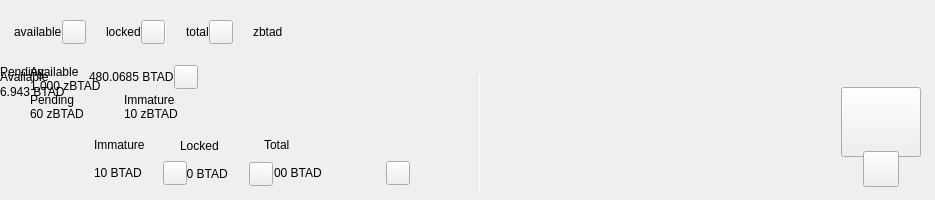
<?xml version="1.0" encoding="UTF-8"?>
<ui version="4.0">
 <class>TopBar</class>
 <widget class="QWidget" name="TopBar">
  <property name="geometry">
   <rect>
    <x>0</x>
    <y>0</y>
    <width>935</width>
    <height>200</height>
   </rect>
  </property>
  <property name="minimumSize">
   <size>
    <width>0</width>
    <height>200</height>
   </size>
  </property>
  <property name="maximumSize">
   <size>
    <width>16777215</width>
    <height>200</height>
   </size>
  </property>
  <property name="windowTitle">
   <string>Form</string>
  </property>
  <layout class="QVBoxLayout" name="verticalLayout_10" stretch="0">
   <property name="spacing">
    <number>0</number>
   </property>
   <property name="leftMargin">
    <number>0</number>
   </property>
   <property name="topMargin">
    <number>0</number>
   </property>
   <property name="rightMargin">
    <number>0</number>
   </property>
   <property name="bottomMargin">
    <number>0</number>
   </property>
   <item>
    <widget class="PFBorderImage" name="containerTop">
     <layout class="QVBoxLayout" name="verticalLayout_11">
      <property name="spacing">
       <number>0</number>
      </property>
      <property name="leftMargin">
       <number>0</number>
      </property>
      <property name="topMargin">
       <number>0</number>
      </property>
      <property name="rightMargin">
       <number>0</number>
      </property>
      <property name="bottomMargin">
       <number>0</number>
      </property>
      <item>
       <widget class="QWidget" name="top_container_2" native="true">
        <property name="minimumSize">
         <size>
          <width>0</width>
          <height>65</height>
         </size>
        </property>
        <layout class="QHBoxLayout" name="top_container">
         <property name="spacing">
          <number>0</number>
         </property>
         <property name="leftMargin">
          <number>14</number>
         </property>
         <property name="topMargin">
          <number>0</number>
         </property>
         <property name="rightMargin">
          <number>14</number>
         </property>
         <property name="bottomMargin">
          <number>0</number>
         </property>
         <item alignment="Qt::AlignVCenter">
          <widget class="QWidget" name="widgetTopAmount" native="true">
           <property name="sizePolicy">
            <sizepolicy hsizetype="Preferred" vsizetype="Maximum">
             <horstretch>0</horstretch>
             <verstretch>0</verstretch>
            </sizepolicy>
           </property>
           <layout class="QHBoxLayout" name="horizontalLayout_5">
            <property name="spacing">
             <number>0</number>
            </property>
            <property name="leftMargin">
             <number>0</number>
            </property>
            <property name="topMargin">
             <number>0</number>
            </property>
            <property name="rightMargin">
             <number>0</number>
            </property>
            <property name="bottomMargin">
             <number>0</number>
            </property>
            <item alignment="Qt::AlignTop">
             <widget class="QLabel" name="labelAmountTopPiv">
              <property name="minimumSize">
               <size>
                <width>0</width>
                <height>36</height>
               </size>
              </property>
              <property name="styleSheet">
               <string notr="true">padding:0px;margin:0px;</string>
              </property>
              <property name="text">
               <string>available</string>
              </property>
             </widget>
            </item>
            <item>
             <widget class="QPushButton" name="btnIconAvailable">
              <property name="minimumSize">
               <size>
                <width>24</width>
                <height>24</height>
               </size>
              </property>
              <property name="maximumSize">
               <size>
                <width>24</width>
                <height>24</height>
               </size>
              </property>
              <property name="focusPolicy">
               <enum>Qt::NoFocus</enum>
              </property>
              <property name="text">
               <string/>
              </property>
             </widget>
            </item>
            <item>
             <spacer name="horizontalSpacer_11">
              <property name="orientation">
               <enum>Qt::Horizontal</enum>
              </property>
              <property name="sizeType">
               <enum>QSizePolicy::Fixed</enum>
              </property>
              <property name="sizeHint" stdset="0">
               <size>
                <width>20</width>
                <height>20</height>
               </size>
              </property>
             </spacer>
            </item>
            <item>
             <widget class="QLabel" name="labelLockedCoins">
              <property name="text">
               <string>locked</string>
              </property>
             </widget>
            </item>
            <item>
             <widget class="QPushButton" name="btnIconLocked">
              <property name="minimumSize">
               <size>
                <width>24</width>
                <height>24</height>
               </size>
              </property>
              <property name="maximumSize">
               <size>
                <width>24</width>
                <height>24</height>
               </size>
              </property>
              <property name="focusPolicy">
               <enum>Qt::NoFocus</enum>
              </property>
              <property name="text">
               <string/>
              </property>
             </widget>
            </item>
            <item alignment="Qt::AlignVCenter">
             <widget class="QLabel" name="label_16">
              <property name="minimumSize">
               <size>
                <width>1</width>
                <height>30</height>
               </size>
              </property>
              <property name="maximumSize">
               <size>
                <width>1</width>
                <height>30</height>
               </size>
              </property>
              <property name="styleSheet">
               <string notr="true">background-color:white;
padding:0px;
border:none;</string>
              </property>
              <property name="text">
               <string/>
              </property>
             </widget>
            </item>
            <item>
             <spacer name="horizontalSpacer_12">
              <property name="orientation">
               <enum>Qt::Horizontal</enum>
              </property>
              <property name="sizeType">
               <enum>QSizePolicy::Fixed</enum>
              </property>
              <property name="sizeHint" stdset="0">
               <size>
                <width>20</width>
                <height>20</height>
               </size>
              </property>
             </spacer>
            </item>
            <item>
             <widget class="QLabel" name="labelTotalCoins">
              <property name="text">
               <string>total</string>
              </property>
             </widget>
            </item>
            <item>
             <widget class="QPushButton" name="btnIconTotal">
              <property name="minimumSize">
               <size>
                <width>24</width>
                <height>24</height>
               </size>
              </property>
              <property name="maximumSize">
               <size>
                <width>24</width>
                <height>24</height>
               </size>
              </property>
              <property name="focusPolicy">
               <enum>Qt::NoFocus</enum>
              </property>
              <property name="text">
               <string/>
              </property>
             </widget>
            </item>
            <item>
             <spacer name="horizontalSpacer_5">
              <property name="orientation">
               <enum>Qt::Horizontal</enum>
              </property>
              <property name="sizeHint" stdset="0">
               <size>
                <width>20</width>
                <height>20</height>
               </size>
              </property>
             </spacer>
            </item>
            <item alignment="Qt::AlignTop">
             <widget class="QLabel" name="labelAmountTopzPiv">
              <property name="minimumSize">
               <size>
                <width>0</width>
                <height>36</height>
               </size>
              </property>
              <property name="text">
               <string>zbtad</string>
              </property>
             </widget>
            </item>
           </layout>
          </widget>
         </item>
         <item>
          <spacer name="horizontalSpacer">
           <property name="orientation">
            <enum>Qt::Horizontal</enum>
           </property>
           <property name="sizeHint" stdset="0">
            <size>
             <width>40</width>
             <height>20</height>
            </size>
           </property>
          </spacer>
         </item>
         <item>
          <layout class="QHBoxLayout" name="horizontalLayout_4">
           <property name="spacing">
            <number>12</number>
           </property>
           <property name="rightMargin">
            <number>0</number>
           </property>
           <item alignment="Qt::AlignRight">
            <widget class="QWidget" name="layoutSync" native="true">
             <property name="minimumSize">
              <size>
               <width>0</width>
               <height>36</height>
              </size>
             </property>
             <property name="maximumSize">
              <size>
               <width>16777215</width>
               <height>36</height>
              </size>
             </property>
             <layout class="QVBoxLayout" name="verticalLayout_9">
              <property name="leftMargin">
               <number>0</number>
              </property>
              <property name="topMargin">
               <number>0</number>
              </property>
              <property name="rightMargin">
               <number>0</number>
              </property>
              <property name="bottomMargin">
               <number>0</number>
              </property>
              <item>
               <widget class="ExpandableButton" name="pushButtonSync" native="true">
                <property name="minimumSize">
                 <size>
                  <width>36</width>
                  <height>36</height>
                 </size>
                </property>
                <property name="maximumSize">
                 <size>
                  <width>16777215</width>
                  <height>36</height>
                 </size>
                </property>
               </widget>
              </item>
             </layout>
            </widget>
           </item>
           <item>
            <widget class="ExpandableButton" name="pushButtonMint" native="true">
             <property name="minimumSize">
              <size>
               <width>36</width>
               <height>36</height>
              </size>
             </property>
            </widget>
           </item>
           <item>
            <widget class="ExpandableButton" name="pushButtonStack" native="true">
             <property name="minimumSize">
              <size>
               <width>36</width>
               <height>36</height>
              </size>
             </property>
            </widget>
           </item>
           <item>
            <widget class="ExpandableButton" name="pushButtonColdStaking" native="true">
             <property name="minimumSize">
              <size>
               <width>36</width>
               <height>36</height>
              </size>
             </property>
            </widget>
           </item>
           <item>
            <widget class="ExpandableButton" name="pushButtonConnection" native="true">
             <property name="minimumSize">
              <size>
               <width>36</width>
               <height>36</height>
              </size>
             </property>
            </widget>
           </item>
           <item>
            <widget class="ExpandableButton" name="pushButtonLock" native="true">
             <property name="sizePolicy">
              <sizepolicy hsizetype="Expanding" vsizetype="Expanding">
               <horstretch>0</horstretch>
               <verstretch>0</verstretch>
              </sizepolicy>
             </property>
             <property name="minimumSize">
              <size>
               <width>36</width>
               <height>0</height>
              </size>
             </property>
            </widget>
           </item>
           <item>
            <widget class="ExpandableButton" name="pushButtonTheme" native="true">
             <property name="minimumSize">
              <size>
               <width>36</width>
               <height>36</height>
              </size>
             </property>
             <property name="maximumSize">
              <size>
               <width>16777215</width>
               <height>36</height>
              </size>
             </property>
            </widget>
           </item>
           <item>
            <widget class="ExpandableButton" name="pushButtonFAQ" native="true">
             <property name="minimumSize">
              <size>
               <width>36</width>
               <height>36</height>
              </size>
             </property>
            </widget>
           </item>
          </layout>
         </item>
        </layout>
       </widget>
      </item>
      <item>
       <widget class="QWidget" name="bottom_container" native="true">
        <property name="minimumSize">
         <size>
          <width>0</width>
          <height>135</height>
         </size>
        </property>
        <widget class="QLabel" name="label_9">
         <property name="geometry">
          <rect>
           <x>479</x>
           <y>9</y>
           <width>1</width>
           <height>117</height>
          </rect>
         </property>
         <property name="minimumSize">
          <size>
           <width>1</width>
           <height>100</height>
          </size>
         </property>
         <property name="maximumSize">
          <size>
           <width>1</width>
           <height>16777215</height>
          </size>
         </property>
         <property name="styleSheet">
          <string notr="true">background-color:white;
padding:0px;
border:none;</string>
         </property>
         <property name="text">
          <string/>
         </property>
        </widget>
        <widget class="QWidget" name="qrContainer" native="true">
         <property name="geometry">
          <rect>
           <x>836</x>
           <y>12</y>
           <width>90</width>
           <height>110</height>
          </rect>
         </property>
         <property name="sizePolicy">
          <sizepolicy hsizetype="Preferred" vsizetype="Minimum">
           <horstretch>0</horstretch>
           <verstretch>0</verstretch>
          </sizepolicy>
         </property>
         <property name="minimumSize">
          <size>
           <width>90</width>
           <height>110</height>
          </size>
         </property>
         <property name="maximumSize">
          <size>
           <width>90</width>
           <height>110</height>
          </size>
         </property>
         <layout class="QVBoxLayout" name="containerQR">
          <property name="spacing">
           <number>0</number>
          </property>
          <property name="leftMargin">
           <number>5</number>
          </property>
          <property name="topMargin">
           <number>10</number>
          </property>
          <property name="rightMargin">
           <number>5</number>
          </property>
          <property name="bottomMargin">
           <number>0</number>
          </property>
          <item>
           <widget class="QPushButton" name="btnQr">
            <property name="minimumSize">
             <size>
              <width>70</width>
              <height>70</height>
             </size>
            </property>
            <property name="maximumSize">
             <size>
              <width>16777215</width>
              <height>70</height>
             </size>
            </property>
            <property name="focusPolicy">
             <enum>Qt::NoFocus</enum>
            </property>
            <property name="text">
             <string/>
            </property>
            <property name="iconSize">
             <size>
              <width>70</width>
              <height>70</height>
             </size>
            </property>
           </widget>
          </item>
          <item>
           <spacer name="verticalSpacer">
            <property name="orientation">
             <enum>Qt::Vertical</enum>
            </property>
            <property name="sizeType">
             <enum>QSizePolicy::Fixed</enum>
            </property>
            <property name="sizeHint" stdset="0">
             <size>
              <width>20</width>
              <height>20</height>
             </size>
            </property>
           </spacer>
          </item>
          <item alignment="Qt::AlignHCenter|Qt::AlignBottom">
           <widget class="QPushButton" name="pushButtonQR">
            <property name="minimumSize">
             <size>
              <width>36</width>
              <height>36</height>
             </size>
            </property>
            <property name="maximumSize">
             <size>
              <width>36</width>
              <height>36</height>
             </size>
            </property>
            <property name="focusPolicy">
             <enum>Qt::NoFocus</enum>
            </property>
            <property name="text">
             <string/>
            </property>
           </widget>
          </item>
         </layout>
        </widget>
        <widget class="QWidget" name="">
         <layout class="QVBoxLayout" name="verticalLayout_8">
          <property name="spacing">
           <number>0</number>
          </property>
          <property name="leftMargin">
           <number>30</number>
          </property>
          <item>
           <layout class="QVBoxLayout" name="verticalLayout">
            <item>
             <widget class="QLabel" name="labelTitle2">
              <property name="text">
               <string>Available</string>
              </property>
             </widget>
            </item>
            <item>
             <widget class="QLabel" name="labelAmountzPiv">
              <property name="text">
               <string>1,000 zBTAD</string>
              </property>
             </widget>
            </item>
           </layout>
          </item>
          <item>
           <layout class="QHBoxLayout" name="horizontalLayout">
            <property name="spacing">
             <number>0</number>
            </property>
            <item>
             <layout class="QVBoxLayout" name="verticalLayout_5">
              <item>
               <widget class="QLabel" name="labelTitle5">
                <property name="text">
                 <string>Pending</string>
                </property>
               </widget>
              </item>
              <item>
               <widget class="QLabel" name="labelPendingzPiv">
                <property name="text">
                 <string>60 zBTAD</string>
                </property>
               </widget>
              </item>
             </layout>
            </item>
            <item>
             <spacer name="horizontalSpacer_4">
              <property name="orientation">
               <enum>Qt::Horizontal</enum>
              </property>
              <property name="sizeType">
               <enum>QSizePolicy::Fixed</enum>
              </property>
              <property name="sizeHint" stdset="0">
               <size>
                <width>40</width>
                <height>20</height>
               </size>
              </property>
             </spacer>
            </item>
            <item>
             <layout class="QVBoxLayout" name="verticalLayout_6">
              <item>
               <widget class="QLabel" name="labelTitle6">
                <property name="text">
                 <string>Immature</string>
                </property>
               </widget>
              </item>
              <item>
               <widget class="QLabel" name="labelImmaturezPiv">
                <property name="text">
                 <string>10 zBTAD</string>
                </property>
               </widget>
              </item>
             </layout>
            </item>
           </layout>
          </item>
         </layout>
        </widget>
        <widget class="QWidget" name="">
         <layout class="QVBoxLayout" name="verticalLayout_2">
          <property name="spacing">
           <number>0</number>
          </property>
          <item>
           <layout class="QHBoxLayout" name="horizontalLayout_6">
            <item>
             <widget class="QLabel" name="labelTitle1">
              <property name="text">
               <string>Available</string>
              </property>
             </widget>
            </item>
            <item>
             <spacer name="horizontalSpacer_7">
              <property name="orientation">
               <enum>Qt::Horizontal</enum>
              </property>
              <property name="sizeHint" stdset="0">
               <size>
                <width>40</width>
                <height>20</height>
               </size>
              </property>
             </spacer>
            </item>
            <item>
             <widget class="QLabel" name="labelAmountPiv">
              <property name="text">
               <string>480.0685 BTAD</string>
              </property>
             </widget>
            </item>
            <item>
             <widget class="QPushButton" name="btnIconAvailable2">
              <property name="minimumSize">
               <size>
                <width>24</width>
                <height>24</height>
               </size>
              </property>
              <property name="maximumSize">
               <size>
                <width>24</width>
                <height>24</height>
               </size>
              </property>
              <property name="text">
               <string/>
              </property>
             </widget>
            </item>
            <item>
             <spacer name="horizontalSpacer_10">
              <property name="orientation">
               <enum>Qt::Horizontal</enum>
              </property>
              <property name="sizeHint" stdset="0">
               <size>
                <width>40</width>
                <height>20</height>
               </size>
              </property>
             </spacer>
            </item>
           </layout>
          </item>
          <item>
           <layout class="QHBoxLayout" name="horizontalLayout_3">
            <item>
             <spacer name="horizontalSpacer_6">
              <property name="orientation">
               <enum>Qt::Horizontal</enum>
              </property>
              <property name="sizeHint" stdset="0">
               <size>
                <width>40</width>
                <height>20</height>
               </size>
              </property>
             </spacer>
            </item>
            <item>
             <spacer name="horizontalSpacer_9">
              <property name="orientation">
               <enum>Qt::Horizontal</enum>
              </property>
              <property name="sizeHint" stdset="0">
               <size>
                <width>40</width>
                <height>20</height>
               </size>
              </property>
             </spacer>
            </item>
           </layout>
          </item>
         </layout>
        </widget>
        <widget class="QWidget" name="">
         <layout class="QVBoxLayout" name="verticalLayout_3">
          <item>
           <widget class="QLabel" name="labelTitle3">
            <property name="text">
             <string>Pending</string>
            </property>
           </widget>
          </item>
          <item>
           <widget class="QLabel" name="labelPendingPiv">
            <property name="text">
             <string>6.943 BTAD</string>
            </property>
           </widget>
          </item>
         </layout>
        </widget>
        <widget class="QWidget" name="">
         <property name="geometry">
          <rect>
           <x>264</x>
           <y>69</y>
           <width>146</width>
           <height>51</height>
          </rect>
         </property>
         <layout class="QVBoxLayout" name="verticalLayout_4">
          <item>
           <widget class="QLabel" name="labelCoinsTotal">
            <property name="text">
             <string>Total</string>
            </property>
           </widget>
          </item>
          <item>
           <layout class="QHBoxLayout" name="horizontalLayout_2">
            <item>
             <widget class="QLabel" name="labelAmountBTAD">
              <property name="text">
               <string>0.00 BTAD</string>
              </property>
             </widget>
            </item>
            <item>
             <widget class="QPushButton" name="btnIconTotal2">
              <property name="minimumSize">
               <size>
                <width>24</width>
                <height>24</height>
               </size>
              </property>
              <property name="maximumSize">
               <size>
                <width>24</width>
                <height>24</height>
               </size>
              </property>
              <property name="text">
               <string/>
              </property>
             </widget>
            </item>
           </layout>
          </item>
         </layout>
        </widget>
        <widget class="QWidget" name="">
         <property name="geometry">
          <rect>
           <x>180</x>
           <y>70</y>
           <width>93</width>
           <height>51</height>
          </rect>
         </property>
         <layout class="QVBoxLayout" name="verticalLayout_7">
          <item>
           <widget class="QLabel" name="labelTitle4_3">
            <property name="text">
             <string>Locked</string>
            </property>
           </widget>
          </item>
          <item>
           <layout class="QHBoxLayout" name="horizontalLayout_7">
            <item>
             <widget class="QLabel" name="labelImmaturePiv_4">
              <property name="text">
               <string>10 BTAD</string>
              </property>
             </widget>
            </item>
            <item>
             <widget class="QPushButton" name="btnIconTotal2_2">
              <property name="minimumSize">
               <size>
                <width>24</width>
                <height>24</height>
               </size>
              </property>
              <property name="maximumSize">
               <size>
                <width>24</width>
                <height>24</height>
               </size>
              </property>
              <property name="text">
               <string/>
              </property>
             </widget>
            </item>
           </layout>
          </item>
         </layout>
        </widget>
        <widget class="QWidget" name="">
         <property name="geometry">
          <rect>
           <x>94</x>
           <y>69</y>
           <width>93</width>
           <height>51</height>
          </rect>
         </property>
         <layout class="QVBoxLayout" name="verticalLayout_12">
          <item>
           <widget class="QLabel" name="labelTitle4_2">
            <property name="text">
             <string>Immature</string>
            </property>
           </widget>
          </item>
          <item>
           <layout class="QHBoxLayout" name="horizontalLayout_8">
            <item>
             <widget class="QLabel" name="labelImmaturePiv_2">
              <property name="text">
               <string>10 BTAD</string>
              </property>
             </widget>
            </item>
            <item>
             <widget class="QPushButton" name="btnIconTotal2_3">
              <property name="minimumSize">
               <size>
                <width>24</width>
                <height>24</height>
               </size>
              </property>
              <property name="maximumSize">
               <size>
                <width>24</width>
                <height>24</height>
               </size>
              </property>
              <property name="text">
               <string/>
              </property>
             </widget>
            </item>
           </layout>
          </item>
         </layout>
        </widget>
       </widget>
      </item>
     </layout>
    </widget>
   </item>
  </layout>
 </widget>
 <customwidgets>
  <customwidget>
   <class>ExpandableButton</class>
   <extends>QWidget</extends>
   <header>qt/BitcoinAdult/expandablebutton.h</header>
   <container>1</container>
  </customwidget>
  <customwidget>
   <class>PFBorderImage</class>
   <extends>QFrame</extends>
   <header>qt/BitcoinAdult/pfborderimage.h</header>
   <container>1</container>
  </customwidget>
 </customwidgets>
 <resources/>
 <connections/>
</ui>
